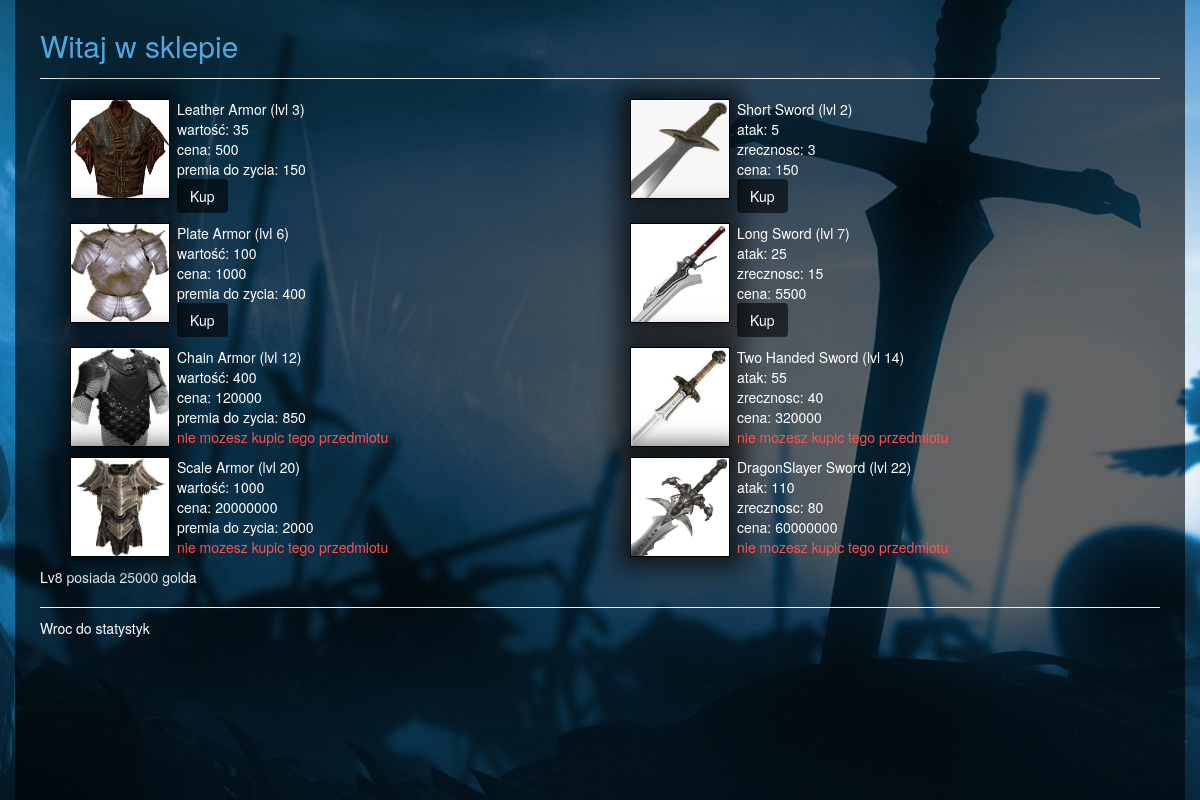
The page /player/4/shop/ on the database as committed earlier.
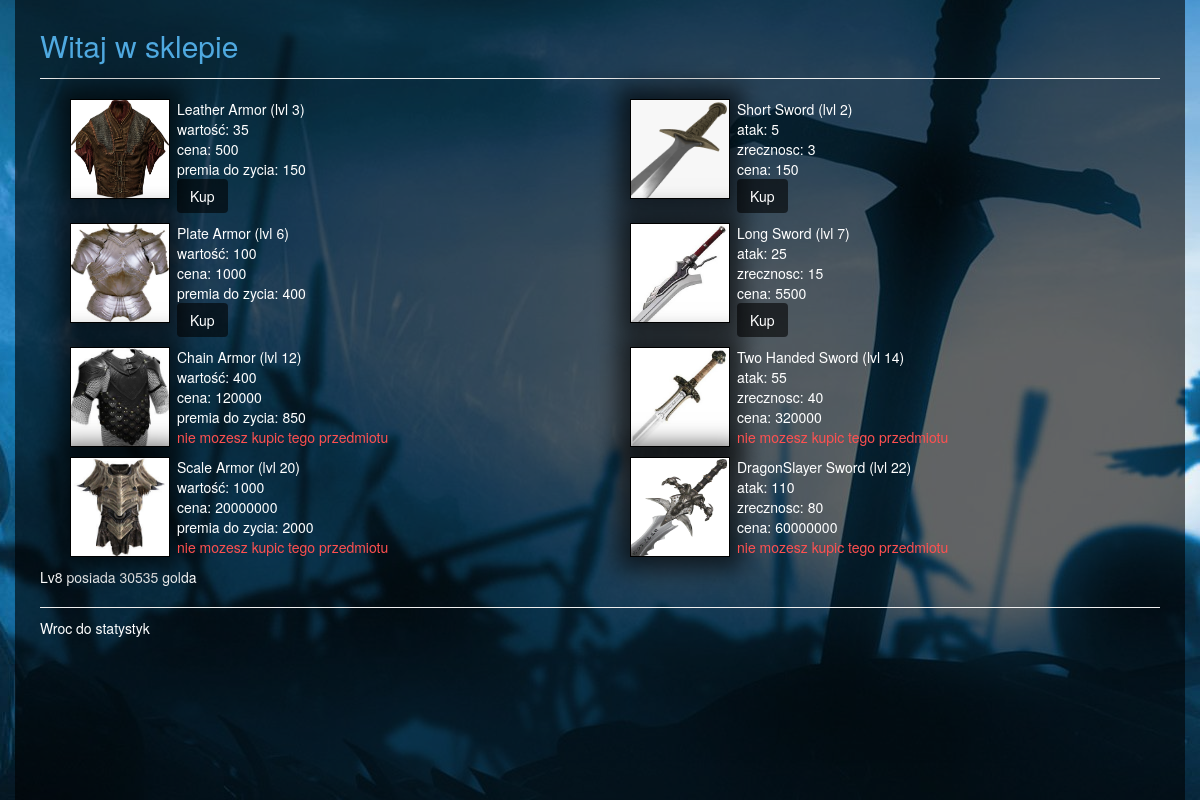
The same page on the database as committed later.
### project/models.py (models this page shows, shortened)
class Player(models.Model):
    name = models.CharField(max_length=40)
    level = models.IntegerField()
    experience = models.IntegerField()
    requiredexp = models.IntegerField()
    strength = models.IntegerField()
    agility = models.IntegerField()
    maxhealth = models.IntegerField()
    health = models.IntegerField()
    attack = models.IntegerField()
    maxmana = models.IntegerField()
    mana = models.IntegerField()
    classname = models.ForeignKey(ClassName)
    armorid = models.ForeignKey(ArmorItem)
    bonus_attack = models.IntegerField()
    bonus_agility = models.IntegerField()
    bonus_health = models.IntegerField()
    isarmordamaged = models.BooleanField()
    gold = models.IntegerField()
    dot_damage = models.IntegerField()
    dot_rounds = models.IntegerField()
    small_elixir = models.IntegerField()
    medium_elixir = models.IntegerField()
    big_elixir = models.IntegerField()
    ultimate_elixir = models.IntegerField()

### project/views/shop.py (the view)
# urls.py: url(r'^player/(?P<p>[0-9]+)/shop/$', shop),
def shop(request, p):
    gamer = Player.objects.get(pk=p)
    return render(request, 'shop/shop_items.html', {
        'armor': ArmorItem.objects.exclude(pk=1),
        'weapon': Weapon.objects.all(),
        'p': gamer,
    })

### project/models.py (called while the page is built)
    def __unicode__(self):
        return self.name

    def __unicode__(self):
        return self.name

### templates/shop/shop_items.html (shortened to what this page needs)
{% extends 'layout.html' %}
{% block content %}
    <div class="add_player_title">
        Witaj w sklepie
    </div>
    <hr/>
    <div id="this">
        {% include 'shop/buy.html'%}
    </div>
    <hr/>
    <a href="/player/{{p.id}}/">
        Wroc do statystyk
    </a>
{% endblock %}

### templates/shop/buy.html (shortened to what this page needs)
{% load staticfiles %}
  <div class="col-md-6">
        {% for item in armor %}
            <div class="shop">
                <div class="column_left">
                    <div class="armor_img">
                        {%if item.name  == "Leather Armor" %}
                            <img src="{% static 'css/content/armor1.jpg' %}" height="100%", width="100%">
                        {%elif item.name  == "Plate Armor"%}
                            <img src="{% static 'css/content/armor2.jpg' %}" height="100%", width="100%">
                        {%elif item.name  == "Chain Armor"%}
                            <img src="{% static 'css/content/armor3.jpg' %}" height="100%", width="100%">
                        {%else%}
                            <img src="{% static 'css/content/armor4.jpg' %}" height="100%", width="100%">
                        {%endif%}
                    </div>
                </div>
                <div class="armor_info">
                    {{ item.name }} (lvl {{item.requiredlv}})<br />
                    wartość: {{ item.value }}<br />
                    cena: {{ item.price}}<br />
                    premia do zycia: {{ item.bonus_health}}<br />
                    {% if p.armorid == item  %}
                        <div class="green">posiadasz ten przedmiot</div>
                    {% elif p.gold < item.price or p.level < item.requiredlv %}
                        <div class="red">nie mozesz kupic tego przedmiotu</div>
                    {% else %}
                        <button class ="btn btn_attack" onclick="Buy('{{item}}', {{item.price}})">Kup</button>
                    {% endif %}
                </div>
            </div>
        {% endfor %}
    </div>
    <div class="col-md-6">
        {% for item in weapon %}
            <div class="shop">
                <div class="column_left">
                    <div class="armor_img">
                        {%if item.name  == "Short Sword" %}
                            <img src="{% static 'css/content/sword1.jpg' %}" height="100%", width="100%">
                        {%elif item.name  == "Long Sword" %}
                            <img src="{% static 'css/content/sword2.jpg' %}" height="100%", width="100%">
                        {%elif item.name  == "Two Handed Sword" %}
                            <img src="{% static 'css/content/sword3.jpg' %}" height="100%", width="100%">
                        {%else%}
                            <img src="{% static 'css/content/sword4.jpg' %}" height="100%", width="100%">
                        {%endif%}
                    </div>
                </div>
                <div class="armor_info">
                    {{ item.name }} (lvl {{item.requiredlv}})<br />
                    atak: {{ item.bonus_attack }}<br />
                    zrecznosc: {{ item.bonus_agility }}<br />
                    cena: {{ item.price}}<br />
                    {% if p.bonus_attack == item.bonus_attack  %}
                        <div class="green">posiadasz ten przedmiot</div>
                    {% elif p.gold < item.price or p.level < item.requiredlv %}
                        <div class="red">nie mozesz kupic tego przedmiotu</div>
                    {% else %}
                        <button class ="btn btn_attack" onclick="Buy('{{item}}', {{item.price}})">Kup</button>
                    {% endif %}
                </div>
            </div>
        {% endfor %}
    </div>
    <p>
        {{p.name}} posiada {{p.gold}} golda
    </p>

Rows that differ between the two databases and show on the page:
changed Player "Lv8": gold "25000" → "30535"
